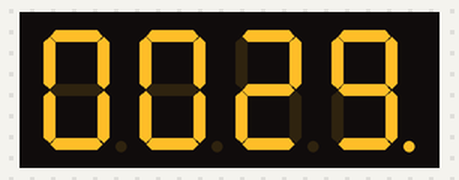
The sketch below on a simulated Arduino Uno, built with avr-gcc and run on an emulated ATmega328P. Shown: 4-digit seven-segment display. Wiring (inferred from the names in the program): 4-digit 7-segment display, segments lit when HIGH: segments pin 2, pin 3, pin 4, pin 5, pin 6, pin 7, pin 8, pin 9; digit selects pin 10, pin 11, pin 12, pin 13. The segment pins are drawn as the display they are named for.

Above: at 2.57 s.
At 7.69 s:
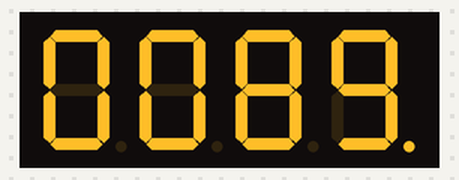
At 11.96 s:
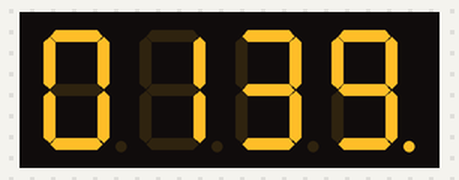
At 20.48 s:
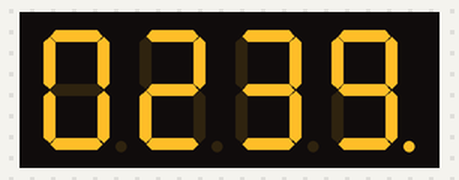
At 29.18 s:
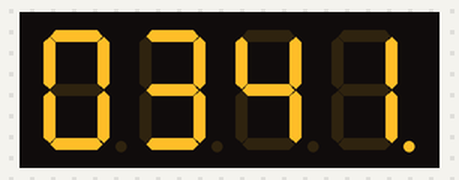
At 39.42 s:
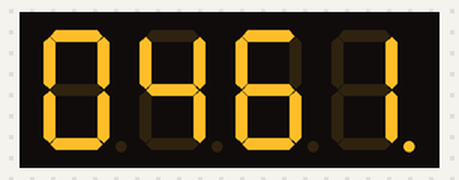

The sketch:

4_digit_counter.ino
```cpp
#include "util.h"

int digits[4] = {0,0,0,0};
bool Dots[4] = {0,0,0,1};
int displayValue = 0;
int counter;
void setup() {
  // put your setup code here, to run once:
  Serial.begin(9600);
  pinMode(A, OUTPUT);
  pinMode(B, OUTPUT);
  pinMode(C, OUTPUT);
  pinMode(D, OUTPUT);
  pinMode(E, OUTPUT);
  pinMode(F, OUTPUT);
  pinMode(G, OUTPUT);
  pinMode(DP, OUTPUT);
  pinMode(D1, OUTPUT);
  pinMode(D2, OUTPUT);
  pinMode(D3, OUTPUT);
  pinMode(D4, OUTPUT);
  digitalWrite(D1, LOW);
  digitalWrite(D2, LOW);
  digitalWrite(D3, LOW);
  digitalWrite(D4, LOW);

}

void loop() {
  step();
  counter++;
  if (counter % 10 == 0){
    displayValue ++;
  }
}

void step(){
  changeDigits(displayValue);
  displayDigits(digits, Dots);
}

void changeDigits(int num){
  //input a positive number from 0 - 9999, to change digits array to be passed into the displayDigits function
  for (int n = 0; n < 4; n++){
    digits[3 - n] = num % 10;
    num /= 10;
  }

}
```

numbers.h
```cpp
int A = 2;
int B = 3;
int C = 4;
int D = 5;
int E = 6;
int F = 7;
int G = 8;
int DP = 9;
int D1 = 10;
int D2 = 11;
int D3 = 12;
int D4 = 13;

void Write(int pin){
  digitalWrite(pin,HIGH);
}

void unwrite(int pin){
  digitalWrite(pin, LOW);
}

void one(){
  Write(B);
  Write(C);
  unwrite(A);
  unwrite(D);
  unwrite(E);
  unwrite(F);
  unwrite(G);
  unwrite(DP);
}

void two(){
  Write(A);
  Write(B);
  Write(D);
  Write(E);
  Write(G);
  unwrite(C);
  unwrite(F);
  unwrite(DP);
}

void three(){
  Write(A);
  Write(B);
  Write(D);
  Write(C);
  Write(G);
  unwrite(E);
  unwrite(F);
  unwrite(DP);
}

void four(){
  Write(B);
  Write(C);
  Write(F);
  Write(G);
  unwrite(A);
  unwrite(D);
  unwrite(E);
  unwrite(DP);
}

void five(){
  Write(A);
  Write(C);
  Write(D);
  Write(F);
  Write(G);
  unwrite(B);
  unwrite(E);
  unwrite(DP);
}

void six(){
  Write(A);
  Write(C);
  Write(D);
  Write(E);
  Write(F);
  Write(G);
  unwrite(B);
  unwrite(DP);
}

void seven(){
  Write(A);
  Write(B);
  Write(C);
  unwrite(D);
  unwrite(E);
  unwrite(F);
  unwrite(G);
  unwrite(DP);
}

void eight(){
  Write(A);
  Write(B);
  Write(C);
  Write(D);
  Write(E);
  Write(F);
  Write(G);
  unwrite(DP);
}

void nine(){
  Write(A);
  Write(B);
  Write(C);
  Write(D);
  Write(F);
  Write(G);
  unwrite(E);
  unwrite(DP);
}

void zero(){
  Write(A);
  Write(B);
  Write(C);
  Write(D);
  Write(E);
  Write(F);
  unwrite(G);
  unwrite(DP);
}

void off(){
  unwrite(A);
  unwrite(B);
  unwrite(C);
  unwrite(D);
  unwrite(E);
  unwrite(F);
  unwrite(G);
  unwrite(DP);
}
```

util.h
```cpp
#include "numbers.h"

int digitArray[4] = {D1,D2,D3,D4};
bool defaultDots[4] = {0,0,0,0};

void enableDigits(bool controlDigitArray[4]){
  for (int n = 0; n < 4; n++){
    if (controlDigitArray[n]){
      digitalWrite(digitArray[n],LOW);
    }
    else {
      digitalWrite(digitArray[n],HIGH);
    }
  }
}

void enableDigits(int digitNo){
  for (int n = 0; n < 4; n++){
    if (n == digitNo){
      digitalWrite(digitArray[n],LOW);
    }
    else {
      digitalWrite(digitArray[n],HIGH);
    }
  }
}

void displayDigits(int displayedDigits[4],bool dots[4]){
  for (int n = 0; n < 4; n++){
    enableDigits(n);
    switch (displayedDigits[n]){
      case 0:
        zero();
        break;
      case 1:
        one();
        break;
      case 2:
        two();
        break;
      case 3:
        three();
        break;
      case 4:
        four();
        break;
      case 5:
        five();
        break;
      case 6:
        six();
        break;
      case 7:
        seven();
        break;
      case 8:
        eight();
        break;
      case 9:
        nine();
        break;
      case -1:
        off();
        break;
    }

    if (dots[n]){
      digitalWrite(DP,HIGH);
    }
    else {
      digitalWrite(DP,LOW);
    }

    delay(1);
    off();
    delay(1);
  }

}

void leftToRightDisplayDigits(int ltrDigits[4], bool dots[4] = defaultDots){
  int reversedDigits[4];
  bool reversedDots[4];
  for (int n = 0; n < 4; n++){
    reversedDigits[n] = ltrDigits[3 - n];
    reversedDots[n] = dots[3 - n];
  }
  displayDigits(reversedDigits,reversedDots);
}
```
